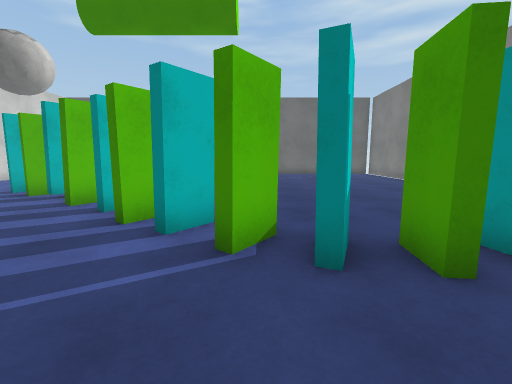
view 1 (above)

12 first-person views from a walk through a scene from a Unity 3-D project. The camera is 1.2 m above the floor, tilts 8° down and sees 90° across. The floor is counted in squares, 1 m on a side. Each view is taken from the middle of a square. On the plan, view 1 faces up. The plan holds only what a view shows up to about 12 squares ahead; the rest is blank. The player is left out. Surface patterns are stand-ins for the level's own textures.

view 2
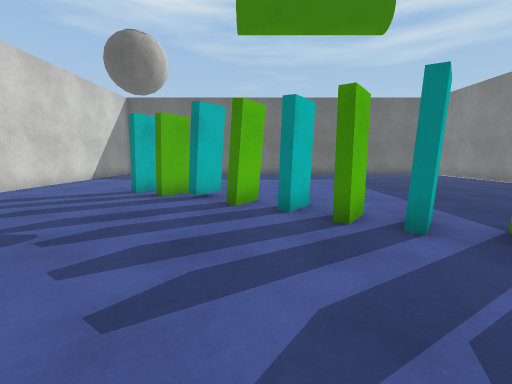

view 3
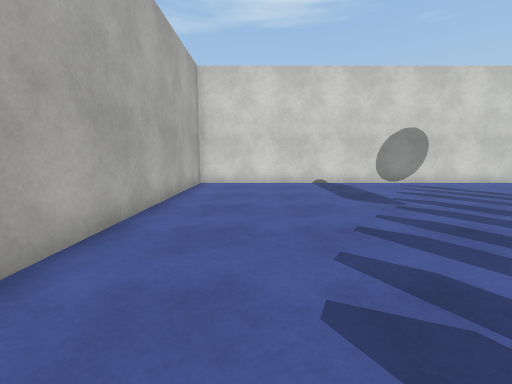

view 4
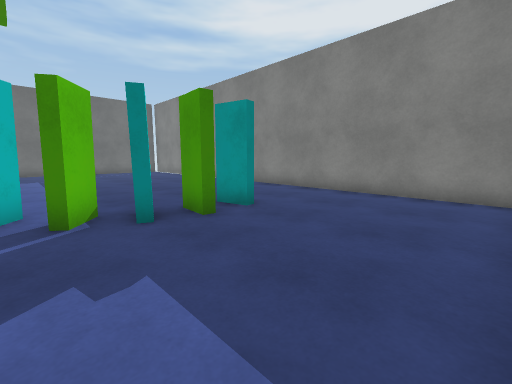

view 5
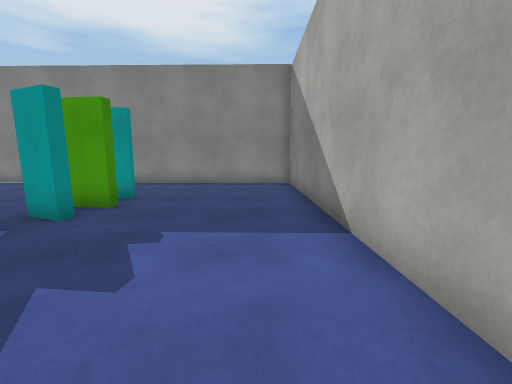

view 6
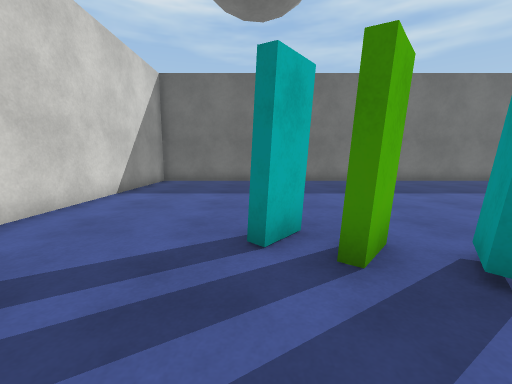

view 7
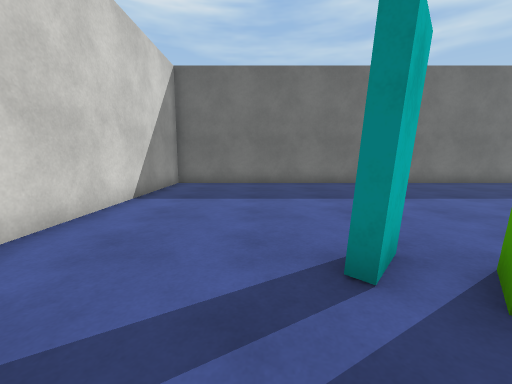

view 8
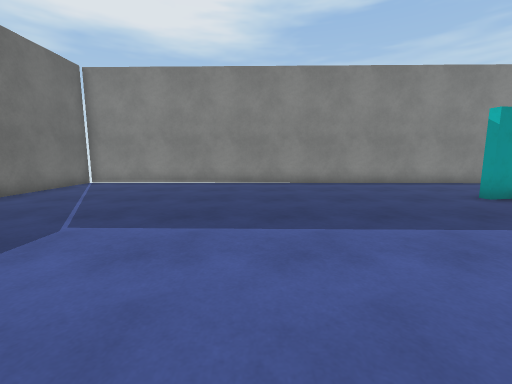

view 9
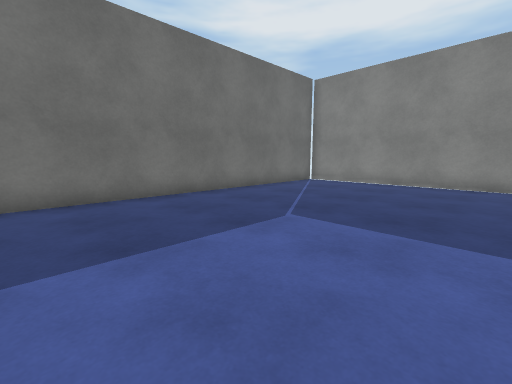

view 10
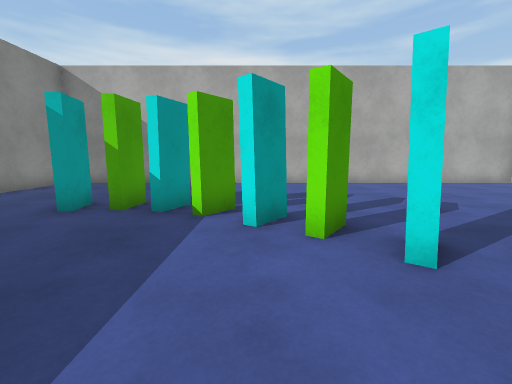

view 11
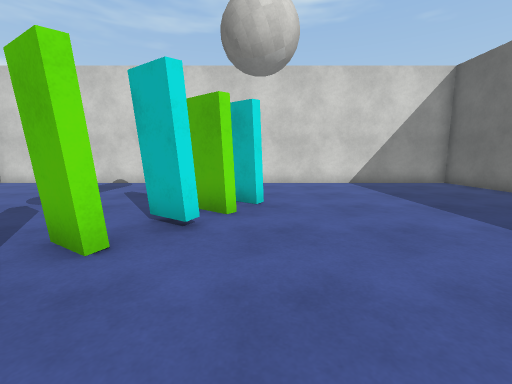

view 12
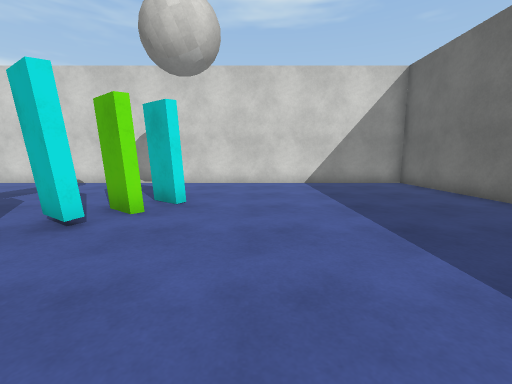

### Floor plan
Key: @ floor where view 1 was taken; # wall or solid block; . floor; T thing the floor can be seen under or through.
Columns run from 13 left of view 1 to 8 right of it. Each row starts with its distance up from view 1.
 18 ######################
 17 #....................#
 16 #....................#
 15 #....................#
 14 #....................#
 13 #....................#
 12 #....................#
 11 #....................#
 10 #....................#
  9 #....TT..............#
  8 #....TTTT............#
  7 #......TTT...........#
  6 #.......TTT..........#
  5 #.........TTT........#
  4 #...........TT.......#
  3 #............TTT.....#
  2 #....................#
  1 #...................##
  0 #............@......#
 -1 #...................#
 -2 #...................#
 -3 #####################

Positions as (right, up) in squares from view 1, and headings:
1: (0, 0), facing up
2: (-4, 0), facing up
3: (-1, 0), facing left
4: (-1, -2), facing up-right
5: (-4, -1), facing right
6: (-8, 5), facing up
7: (-9, 6), facing up
8: (-4, 10), facing right
9: (-4, 10), facing up-right
10: (-1, 9), facing down
11: (-1, 9), facing left
12: (-1, 11), facing left
